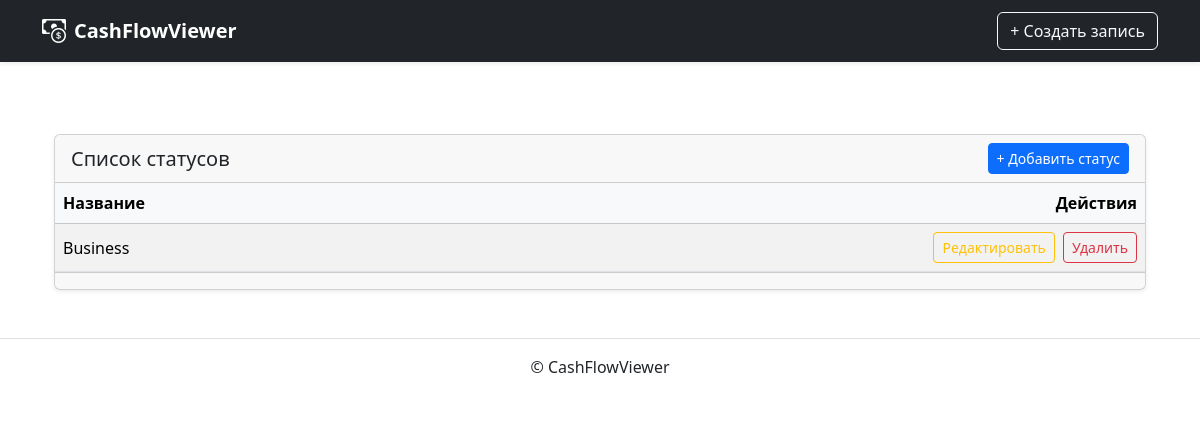
The page /cash/status/ on the database as committed earlier.
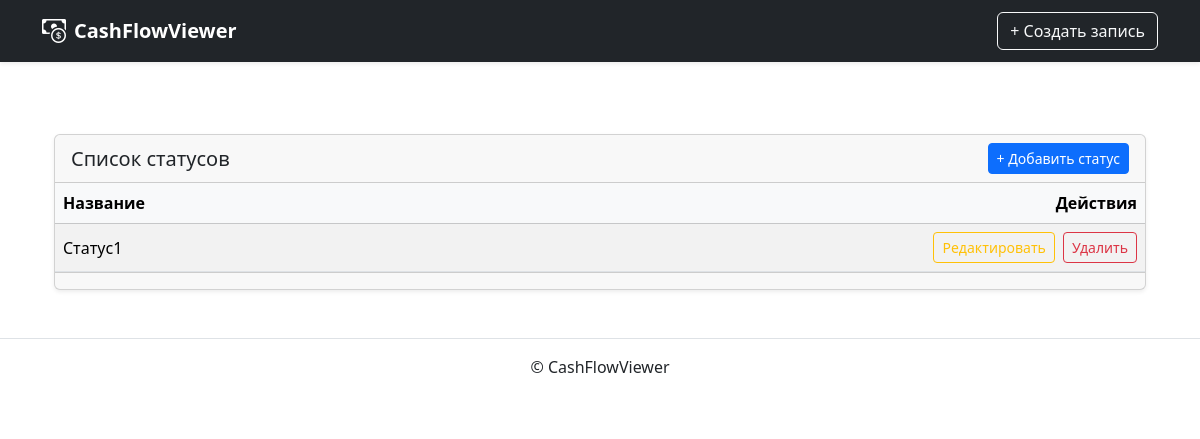
The same page on the database as committed later.
### cashflow/models.py (models this page shows, shortened)
class Status(models.Model):
    name = models.CharField(max_length=100)
    class Meta:
        verbose_name = 'Статус'
        verbose_name_plural = 'Статусы'

### cashflow/views.py (the view)
# urls.py: path('', StatusListView.as_view(), name='status_list'),
class StatusListView(ListView):
    model = Status
    paginate_by = 10
    template_name = 'cashflow/status/list.html'
    ordering = ['name']

### templates/cashflow/status/list.html (shortened to what this page needs)
{% extends "base.html" %}
{% block content %}
<div class="container mt-4">
  <div class="card shadow-sm">
    <div class="card-header d-flex justify-content-between align-items-center">
      <h5 class="mb-0">Список статусов</h5>
      <a href="{% url 'cashflow:status_create' %}" class="btn btn-sm btn-primary">+ Добавить статус</a>
    </div>
    <div class="card-body p-0">
      <div class="table-responsive">
        <table class="table table-hover table-striped mb-0 align-middle">
          <thead class="table-light">
            <tr>
              <th>Название</th>
              <th class="text-end">Действия</th>
            </tr>
          </thead>
          <tbody>
            {% for status in page_obj %}
            <tr>
              <td>{{ status.name }}</td>
              <td class="text-end">
                <a href="{% url 'cashflow:status_update' status.pk %}" class="btn btn-sm btn-outline-warning me-1">Редактировать</a>
                <a href="{% url 'cashflow:status_delete' status.pk %}" class="btn btn-sm btn-outline-danger">Удалить</a>
              </td>
            </tr>
            {% empty %}
            <tr>
              <td colspan="2" class="text-center text-muted py-4">
                Статусы пока не добавлены.
              </td>
            </tr>
            {% endfor %}
          </tbody>
        </table>
      </div>
    </div>
    <div class="card-footer">
    </div>
  </div>
</div>
{% endblock %}

Rows that differ between the two databases and show on the page:
changed Status: name "Business" → "Статус1"
